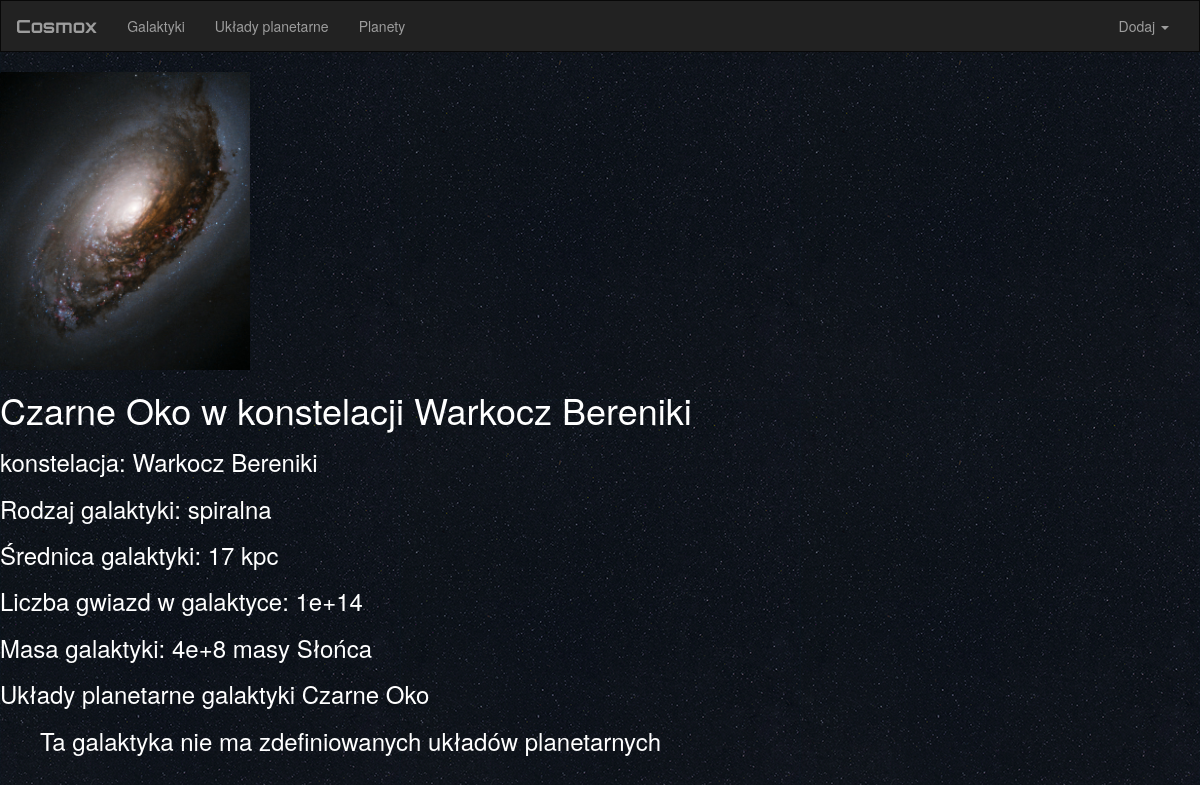
The page /cosmox/3/ on the database as committed earlier.
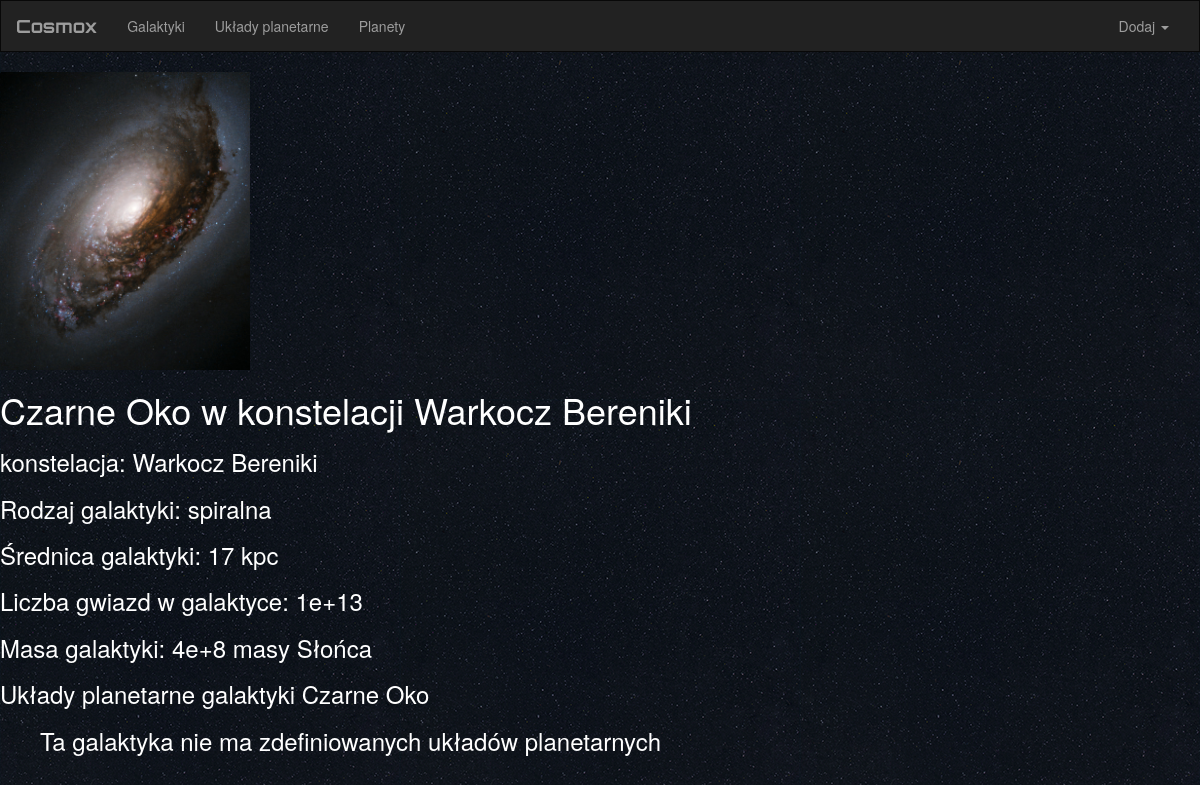
The same page on the database as committed later.
### cosmox/models.py (models this page shows, shortened)
class Galaxy(models.Model):
    name = models.CharField(max_length=50)
    constellation = models.CharField(max_length=50, null=True, blank=True)
    galaxy_type = models.CharField(max_length=50)
    diameter = models.CharField(max_length=50)
    num_of_starts = models.CharField(max_length=50)
    mass = models.CharField(max_length=50)
    picture = models.ImageField()
    def __str__(self):
        if self.constellation:
            return self.name + ' w konstelacji ' + self.constellation
        else:
            return self.name + ' w żadnej konstelacji'

### cosmox/views.py (the view)
# urls.py: url(r'^(?P<pk>\d+)/$', views.DetailView.as_view(), name='detail'),
class DetailView(generic.DetailView):
    model = Galaxy
    template_name = 'cosmox/detail.html'

### cosmox/templates/cosmox/detail.html (shortened to what this page needs)
{% extends 'cosmox/base.html' %}
{% block body %}
  <img src="{{ galaxy.picture.url }}" class="img-responsive">
  <h1>{{ galaxy }}</h1>
  <h3>konstelacja: {{ galaxy.constellation }}</h3>
  <h3>Rodzaj galaktyki: {{ galaxy.galaxy_type }}</h3>
  <h3>Średnica galaktyki: {{ galaxy.diameter }}</h3>
  <h3>Liczba gwiazd w galaktyce: {{ galaxy.num_of_starts }}</h3>
  <h3>Masa galaktyki: {{ galaxy.mass }}</h3>
  <h3>Układy planetarne galaktyki {{ galaxy.name }}</h3>
  <ul>
    {% if galaxy.planetarysystem_set.all %}
      {% for system in galaxy.planetarysystem_set.all %}
        <li>{{ system }}</li>
      {% endfor %}
    {% else %}
      <h3>Ta galaktyka nie ma zdefiniowanych układów planetarnych</h3>
    {% endif %}
  </ul>
{% endblock %}

### cosmox/templates/cosmox/base.html (shortened to what this page needs)
<!DOCTYPE html>
<html lang="pl">
<head>
  {% load staticfiles %}
  <link rel="stylesheet" href="https://maxcdn.bootstrapcdn.com/bootstrap/3.3.7/css/bootstrap.min.css">
  <link rel="stylesheet" type="text/css" href="{% static 'cosmox/style.css' %}"/>
</head>
<body>
  <nav class="navbar navbar-inverse">
    <div class="container-fluid">
      <div class="navbar-header">
        <a class="navbar-brand" href="{% url 'cosmox:index' %}">Cosmox</a>
      </div>
      <div class="collapse navbar-collapse" id="topNavBar">
        <ul class="nav navbar-nav">
          <li class="{% block galaxy_active %}{% endblock %}">
            <a href="{% url 'cosmox:index' %}">Galaktyki</a>
          </li>
          <li class="{% block system_active %}{% endblock %}">
            <a href="#">Układy planetarne</a>
          </li>
          <li class="{% block planet_active %}{% endblock %}">
            <a href="#">Planety</a>
          </li>
        </ul>
        <ul class="nav navbar-nav navbar-right">
          <li class="dropdown">
            <a class="dropdown-toggle" data-toggle="dropdown" href="#">Dodaj
            <span class="caret"></span></a>
          </li>
        </ul>
      </div>
    </div>
  </nav>
  {% block body %}
  {% endblock %}
</body>
</html>

### cosmox/static/cosmox/style.css (style rules this page uses)
body { background: url("images/cosmoxbg.png"); color: white; }
.navbar { border-radius: 0; }
.navbar-brand { font-family: 'Orbitron', sans-serif; font-weight: bold; }
img { width: 250px; height: 250px; }

Rows that differ between the two databases and show on the page:
changed Galaxy "Czarne Oko w konstelacji Warkocz Bereniki": num_of_starts "1e+14" → "1e+13"
